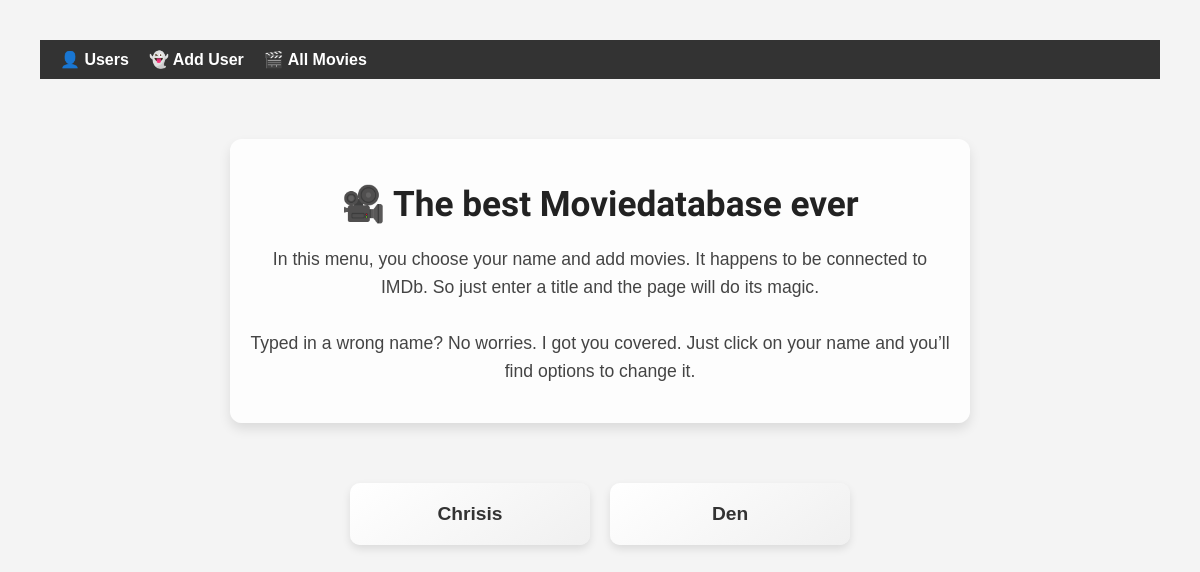
/users, run on an earlier commit of the app's database.
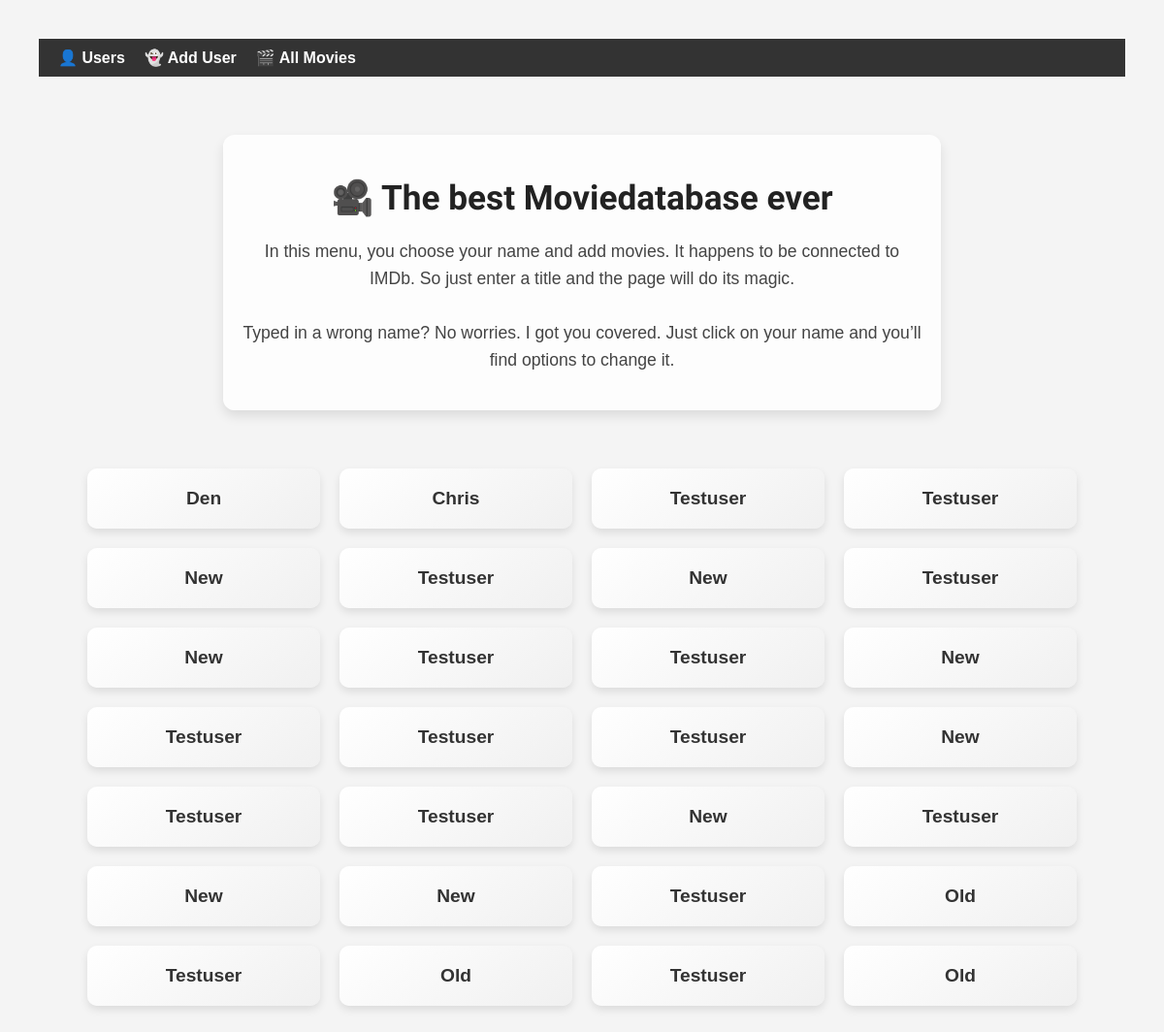
And on a later commit of the database.
### models.py (models this page shows, shortened)
class User(db.Model):
    __tablename__ = 'users'
    user_id = db.Column(db.Integer, primary_key=True)
    user_name = db.Column(db.String)
    movies = db.relationship('Movie', backref='user', cascade='all, delete', lazy=True)

### app.py (the view)
@app.route('/users')
def list_users():
    users = data_manager.get_all_users()
    return render_template('users.html', users=users)

### datamanager.py (called while the page is built)
    def get_all_users(self):
        return User.query.all()

### templates/users.html (shortened to what this page needs)
<!doctype html>
<html lang="en">
<head>
<link rel="stylesheet" href="{{ url_for('static', filename='style.css') }}">    <title>Users</title>
</head>
<body>
{% extends "base.html" %}
{% block content %}
<div class="intro">
    <h1>🎥 The best Moviedatabase ever</h1>
    <p>
        In this menu, you choose your name and add movies. It happens to be connected to IMDb.
        So just enter a title and the page will do its magic. <br><br>
        Typed in a wrong name? No worries. I got you covered. Just click on your name and you’ll find options to change it.
    </p>
</div>
<div class="user-list">
    {% for user in users %}
        <div class="user-card">
            <a href="{{ url_for('list_user_movies', user_id=user.user_id) }}">{{ user.user_name }}</a>
        </div>
    {% else %}
        <p>No users found.</p>
    {% endfor %}
</div>
{% endblock %}

### templates/base.html (shortened to what this page needs)
<!doctype html>
<html lang="en">
<head>
    <link rel="stylesheet" href="{{ url_for('static', filename='style.css') }}">
</head>
<body>
    <nav class="navbar">
        <a href="{{ url_for('list_users') }}">👤 Users</a>
        <a href="{{ url_for('add_user') }}"> 👻 Add User</a>
        <a href="{{ url_for('all_movies') }}">🎬 All Movies</a>
    </nav>
    <div class="container">
        {% block content %}{% endblock %}
    </div>
</body>
</html>

### static/style.css (style rules this page uses)
body { font-family: Arial, sans-serif; margin: 40px; background-color: #f4f4f4; color: #333; }
h1 { font-family: 'Rowdies', sans-serif; text-align: center; color: #222; }
.navbar { background-color: #333; padding: 10px 20px; display: flex; gap: 20px; }
.navbar a { color: white; text-decoration: none; font-weight: bold; }
.container { max-width: 1200px; margin: auto; padding: 20px; }
a { text-decoration: none; color: #007BFF; }
.intro { text-align: center; max-width: 700px; margin: 40px auto; padding: 20px; background-color: #ffffffdd; border-radius: 12px; box-shadow: 0 6px 12px rgba(0,0,0,0.1); }
.intro h1 { font-family: 'Rowdies'; font-size: 2.2rem; margin-bottom: 20px; }
.intro p { font-size: 1.1rem; line-height: 1.6; color: #444; }
.user-list { display: flex; flex-wrap: wrap; gap: 20px; justify-content: center; padding: 20px; }
.user-card { padding: 20px; background: linear-gradient(145deg, #ffffff, #f0f0f0); border-radius: 10px; box-shadow: 0 4px 8px rgba(0,0,0,0.1); transition: transform 0.2s ease, box-shadow 0.2s ease; width: 200px; text-align: center; font-weight: bold; }
.user-card a { text-decoration: none; color: #333; font-size: 1.2em; }

What changed in the data, as far as the page shows it:
removed User: user_name "Chrisis"
added User: user_name "Chris"
added User: user_name "Testuser"
added User: user_name "Testuser"
added User: user_name "New"
added User: user_name "Testuser"
added User: user_name "New"
added User: user_name "Testuser"
added User: user_name "New"
added User: user_name "Testuser"
added User: user_name "Testuser"
added User: user_name "New"
added User: user_name "Testuser"
added User: user_name "Testuser"
added User: user_name "Testuser"
added User: user_name "New"
added User: user_name "Testuser"
added User: user_name "Testuser"
added User: user_name "New"
added User: user_name "Testuser"
added User: user_name "New"
added User: user_name "New"
added User: user_name "Testuser"
added User: user_name "Old"
added User: user_name "Testuser"
added User: user_name "Old"
added User: user_name "Testuser"
added User: user_name "Old"
